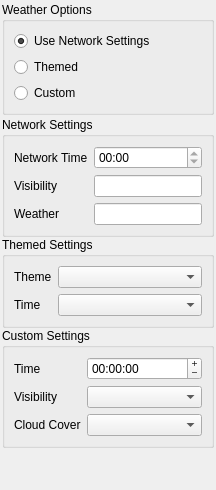
       <widget class="QWidget" name="mPreferencesEnvironmentTab" >
        <attribute name="title" >
         <string>Environment</string>
        </attribute>
        <layout class="QVBoxLayout" >
         <property name="spacing" >
          <number>2</number>
         </property>
         <property name="leftMargin" >
          <number>2</number>
         </property>
         <property name="topMargin" >
          <number>2</number>
         </property>
         <property name="rightMargin" >
          <number>2</number>
         </property>
         <property name="bottomMargin" >
          <number>2</number>
         </property>
         <item>
          <layout class="QVBoxLayout" >
           <property name="spacing" >
            <number>6</number>
           </property>
           <property name="leftMargin" >
            <number>0</number>
           </property>
           <property name="topMargin" >
            <number>0</number>
           </property>
           <property name="rightMargin" >
            <number>0</number>
           </property>
           <property name="bottomMargin" >
            <number>0</number>
           </property>
           <item>
            <widget class="QGroupBox" name="mWeatherGroupBox" >
             <property name="sizePolicy" >
              <sizepolicy vsizetype="Minimum" hsizetype="Preferred" >
               <horstretch>0</horstretch>
               <verstretch>0</verstretch>
              </sizepolicy>
             </property>
             <property name="title" >
              <string>Weather Options</string>
             </property>
             <layout class="QVBoxLayout" >
              <property name="spacing" >
               <number>6</number>
              </property>
              <property name="leftMargin" >
               <number>9</number>
              </property>
              <property name="topMargin" >
               <number>9</number>
              </property>
              <property name="rightMargin" >
               <number>9</number>
              </property>
              <property name="bottomMargin" >
               <number>9</number>
              </property>
              <item>
               <layout class="QVBoxLayout" >
                <property name="spacing" >
                 <number>6</number>
                </property>
                <property name="leftMargin" >
                 <number>0</number>
                </property>
                <property name="topMargin" >
                 <number>0</number>
                </property>
                <property name="rightMargin" >
                 <number>0</number>
                </property>
                <property name="bottomMargin" >
                 <number>0</number>
                </property>
                <item>
                 <widget class="QRadioButton" name="mWeatherUseNetworkSettingsRadioButton" >
                  <property name="text" >
                   <string>Use Network Settings</string>
                  </property>
                  <property name="checked" >
                   <bool>true</bool>
                  </property>
                 </widget>
                </item>
                <item>
                 <widget class="QRadioButton" name="mWeatherThemedRadioButton" >
                  <property name="text" >
                   <string>Themed</string>
                  </property>
                 </widget>
                </item>
                <item>
                 <widget class="QRadioButton" name="mWeatherCustomRadioButton" >
                  <property name="text" >
                   <string>Custom</string>
                  </property>
                 </widget>
                </item>
               </layout>
              </item>
             </layout>
            </widget>
           </item>
          </layout>
         </item>
         <item>
          <widget class="QWidget" native="1" name="widget_6" >
           <property name="sizePolicy" >
            <sizepolicy vsizetype="Preferred" hsizetype="Preferred" >
             <horstretch>0</horstretch>
             <verstretch>10</verstretch>
            </sizepolicy>
           </property>
           <layout class="QVBoxLayout" >
            <property name="spacing" >
             <number>0</number>
            </property>
            <property name="leftMargin" >
             <number>0</number>
            </property>
            <property name="topMargin" >
             <number>0</number>
            </property>
            <property name="rightMargin" >
             <number>0</number>
            </property>
            <property name="bottomMargin" >
             <number>0</number>
            </property>
            <item>
             <widget class="QGroupBox" name="mNetSetGroupBox" >
              <property name="sizePolicy" >
               <sizepolicy vsizetype="Minimum" hsizetype="Preferred" >
                <horstretch>0</horstretch>
                <verstretch>0</verstretch>
               </sizepolicy>
              </property>
              <property name="title" >
               <string>Network Settings</string>
              </property>
              <layout class="QVBoxLayout" >
               <property name="spacing" >
                <number>6</number>
               </property>
               <property name="leftMargin" >
                <number>9</number>
               </property>
               <property name="topMargin" >
                <number>9</number>
               </property>
               <property name="rightMargin" >
                <number>9</number>
               </property>
               <property name="bottomMargin" >
                <number>9</number>
               </property>
               <item>
                <layout class="QGridLayout" >
                 <property name="leftMargin" >
                  <number>0</number>
                 </property>
                 <property name="topMargin" >
                  <number>0</number>
                 </property>
                 <property name="rightMargin" >
                  <number>0</number>
                 </property>
                 <property name="bottomMargin" >
                  <number>0</number>
                 </property>
                 <property name="horizontalSpacing" >
                  <number>6</number>
                 </property>
                 <property name="verticalSpacing" >
                  <number>6</number>
                 </property>
                 <item row="0" column="1" >
                  <widget class="QTimeEdit" name="mNetworkTimeTimeEdit" >
                   <property name="toolTip" >
                    <string>The time of the network of the current network connection</string>
                   </property>
                   <property name="readOnly" >
                    <bool>true</bool>
                   </property>
                   <property name="maximumDate" >
                    <date>
                     <year>2000</year>
                     <month>1</month>
                     <day>1</day>
                    </date>
                   </property>
                   <property name="displayFormat" >
                    <string>hh:mm</string>
                   </property>
                  </widget>
                 </item>
                 <item row="1" column="0" >
                  <widget class="QLabel" name="mVisibilityLabel_2" >
                   <property name="text" >
                    <string>Visibility</string>
                   </property>
                  </widget>
                 </item>
                 <item row="2" column="1" >
                  <widget class="QLineEdit" name="mWeatherLineEdit" >
                   <property name="toolTip" >
                    <string>The weather of the network of the current network connection</string>
                   </property>
                   <property name="readOnly" >
                    <bool>true</bool>
                   </property>
                  </widget>
                 </item>
                 <item row="0" column="0" >
                  <widget class="QLabel" name="mNetworkTimeLabel_2" >
                   <property name="text" >
                    <string>Network Time</string>
                   </property>
                  </widget>
                 </item>
                 <item row="2" column="0" >
                  <widget class="QLabel" name="mWeatherLabel_2" >
                   <property name="text" >
                    <string>Weather</string>
                   </property>
                  </widget>
                 </item>
                 <item row="1" column="1" >
                  <widget class="QLineEdit" name="mVisibilityLineEdit" >
                   <property name="toolTip" >
                    <string>The visibility of the network of the current network connection</string>
                   </property>
                   <property name="readOnly" >
                    <bool>true</bool>
                   </property>
                  </widget>
                 </item>
                </layout>
               </item>
              </layout>
             </widget>
            </item>
            <item>
             <widget class="QGroupBox" name="mThemedSettingsGroupBox" >
              <property name="sizePolicy" >
               <sizepolicy vsizetype="Minimum" hsizetype="Preferred" >
                <horstretch>0</horstretch>
                <verstretch>0</verstretch>
               </sizepolicy>
              </property>
              <property name="title" >
               <string>Themed Settings</string>
              </property>
              <layout class="QVBoxLayout" >
               <property name="spacing" >
                <number>6</number>
               </property>
               <property name="leftMargin" >
                <number>9</number>
               </property>
               <property name="topMargin" >
                <number>9</number>
               </property>
               <property name="rightMargin" >
                <number>9</number>
               </property>
               <property name="bottomMargin" >
                <number>9</number>
               </property>
               <item>
                <layout class="QGridLayout" >
                 <property name="leftMargin" >
                  <number>0</number>
                 </property>
                 <property name="topMargin" >
                  <number>0</number>
                 </property>
                 <property name="rightMargin" >
                  <number>0</number>
                 </property>
                 <property name="bottomMargin" >
                  <number>0</number>
                 </property>
                 <property name="horizontalSpacing" >
                  <number>6</number>
                 </property>
                 <property name="verticalSpacing" >
                  <number>6</number>
                 </property>
                 <item row="0" column="0" >
                  <widget class="QLabel" name="mThemeLabel" >
                   <property name="text" >
                    <string>Theme</string>
                   </property>
                  </widget>
                 </item>
                 <item row="0" column="1" >
                  <widget class="QComboBox" name="mThemeComboBox" >
                   <property name="sizePolicy" >
                    <sizepolicy vsizetype="Fixed" hsizetype="Preferred" >
                     <horstretch>1</horstretch>
                     <verstretch>0</verstretch>
                    </sizepolicy>
                   </property>
                  </widget>
                 </item>
                 <item row="1" column="0" >
                  <widget class="QLabel" name="mTimeLabel" >
                   <property name="text" >
                    <string>Time</string>
                   </property>
                  </widget>
                 </item>
                 <item row="1" column="1" >
                  <widget class="QComboBox" name="mTimeComboBox" />
                 </item>
                </layout>
               </item>
              </layout>
             </widget>
            </item>
            <item>
             <widget class="QGroupBox" name="mCustomSettingsGroupBox" >
              <property name="sizePolicy" >
               <sizepolicy vsizetype="Minimum" hsizetype="Preferred" >
                <horstretch>0</horstretch>
                <verstretch>0</verstretch>
               </sizepolicy>
              </property>
              <property name="title" >
               <string>Custom Settings</string>
              </property>
              <layout class="QVBoxLayout" >
               <property name="spacing" >
                <number>6</number>
               </property>
               <property name="leftMargin" >
                <number>9</number>
               </property>
               <property name="topMargin" >
                <number>9</number>
               </property>
               <property name="rightMargin" >
                <number>9</number>
               </property>
               <property name="bottomMargin" >
                <number>9</number>
               </property>
               <item>
                <layout class="QGridLayout" >
                 <property name="leftMargin" >
                  <number>0</number>
                 </property>
                 <property name="topMargin" >
                  <number>0</number>
                 </property>
                 <property name="rightMargin" >
                  <number>0</number>
                 </property>
                 <property name="bottomMargin" >
                  <number>0</number>
                 </property>
                 <property name="horizontalSpacing" >
                  <number>6</number>
                 </property>
                 <property name="verticalSpacing" >
                  <number>6</number>
                 </property>
                 <item row="2" column="0" >
                  <widget class="QLabel" name="mCustomCloudCoverLabel" >
                   <property name="text" >
                    <string>Cloud Cover</string>
                   </property>
                  </widget>
                 </item>
                 <item row="2" column="1" >
                  <widget class="QComboBox" name="mCustomCloudCoverComboBox" />
                 </item>
                 <item row="0" column="0" >
                  <widget class="QLabel" name="mCustomTimeLabel" >
                   <property name="text" >
                    <string>Time</string>
                   </property>
                  </widget>
                 </item>
                 <item row="1" column="1" >
                  <widget class="QComboBox" name="mCustomVisibilityComboBox" />
                 </item>
                 <item row="1" column="0" >
                  <widget class="QLabel" name="mCustomVisibilityLabel" >
                   <property name="text" >
                    <string>Visibility</string>
                   </property>
                  </widget>
                 </item>
                 <item row="0" column="1" >
                  <widget class="QTimeEdit" name="mCustomTimeEdit" >
                   <property name="sizePolicy" >
                    <sizepolicy vsizetype="Fixed" hsizetype="Minimum" >
                     <horstretch>1</horstretch>
                     <verstretch>0</verstretch>
                    </sizepolicy>
                   </property>
                   <property name="wrapping" >
                    <bool>true</bool>
                   </property>
                   <property name="buttonSymbols" >
                    <enum>QAbstractSpinBox::PlusMinus</enum>
                   </property>
                   <property name="accelerated" >
                    <bool>true</bool>
                   </property>
                   <property name="calendarPopup" >
                    <bool>true</bool>
                   </property>
                  </widget>
                 </item>
                </layout>
               </item>
              </layout>
             </widget>
            </item>
            <item>
             <spacer>
              <property name="orientation" >
               <enum>Qt::Vertical</enum>
              </property>
              <property name="sizeHint" >
               <size>
                <width>20</width>
                <height>40</height>
               </size>
              </property>
             </spacer>
            </item>
           </layout>
          </widget>
         </item>
        </layout>
       </widget>
